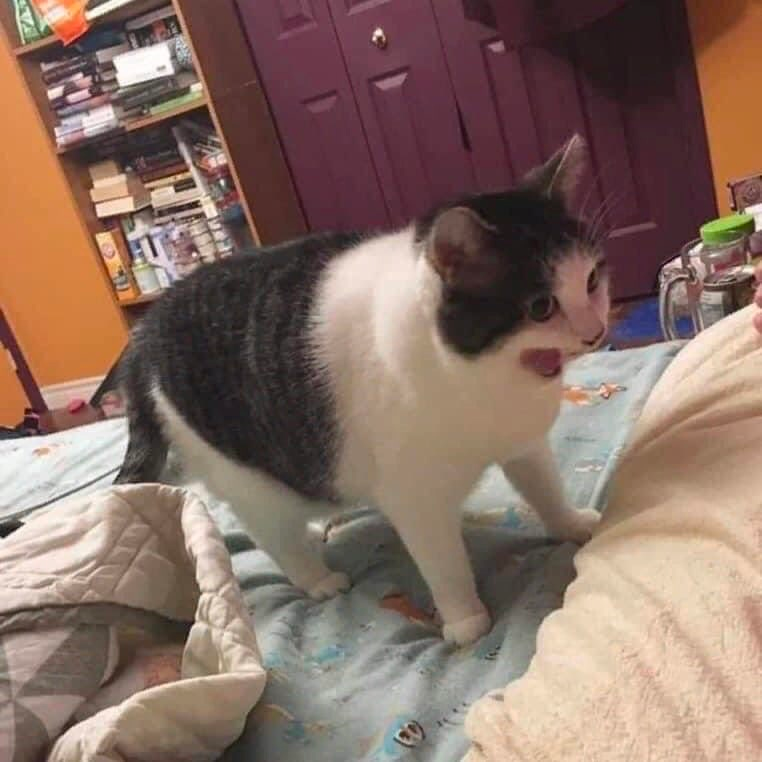
#> input picture samples/img.png, 762 x 762 px
$ python low_pass_filter.py ../samples/img.png
#> lines starting #> are read from the running program, lines starting #| are printed output that depends on the picture; after the words box and inside, x2 and y2 are one past the last pixel; in counts of white or black regions, pixels touching at a corner belong together
import sys

import cv2
import numpy as np

input_path = sys.argv[1]
img = cv2.imread(input_path)
#> img is the input picture: shape (762, 762, 3); mean B, G, R 100.3, 111.5, 136.4

dft = np.fft.fft2(img, axes=(0, 1))
dft_shift = np.fft.fftshift(dft)
radius = 64
mask = np.zeros_like(img)
mask = cv2.GaussianBlur(mask, (19, 19), 0)
cy = mask.shape[0] // 2
#> cy = 381
cx = mask.shape[1] // 2
#> cx = 381
cv2.circle(mask, (cx, cy), radius, (255, 255, 255), -1)[0]
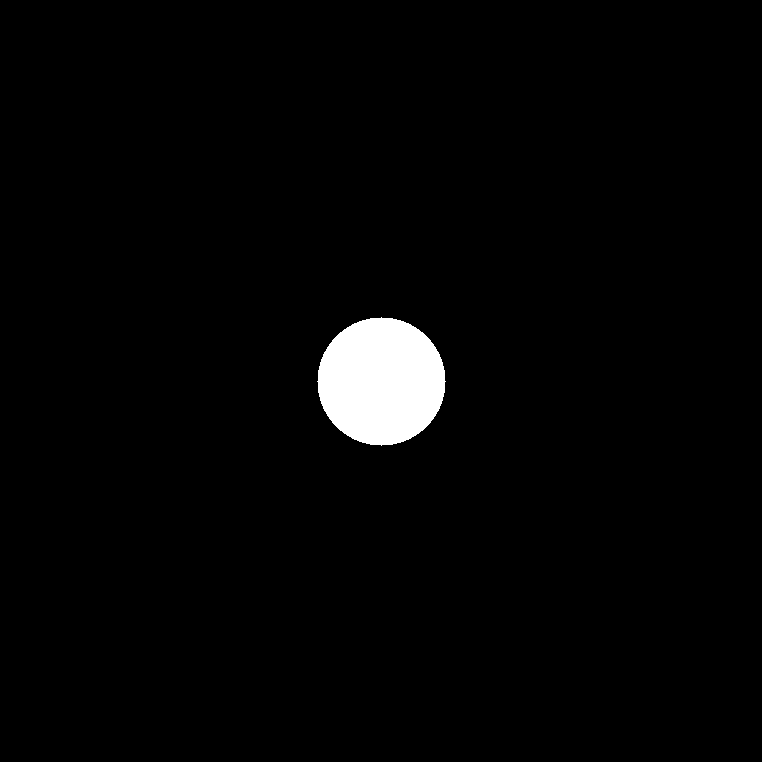
#> mask: shape (762, 762, 3); 2.2% white; 1 white region, box (x1, y1, x2, y2) and area: (317, 317, 446, 446) 12853
dft_shift_masked = np.multiply(dft_shift, mask) / 255
back_shift_masked = np.fft.ifftshift(dft_shift_masked)
img_filtered = np.fft.ifft2(back_shift_masked, axes=(0, 1))
result = np.abs(img_filtered).clip(0, 255).astype(np.uint8)
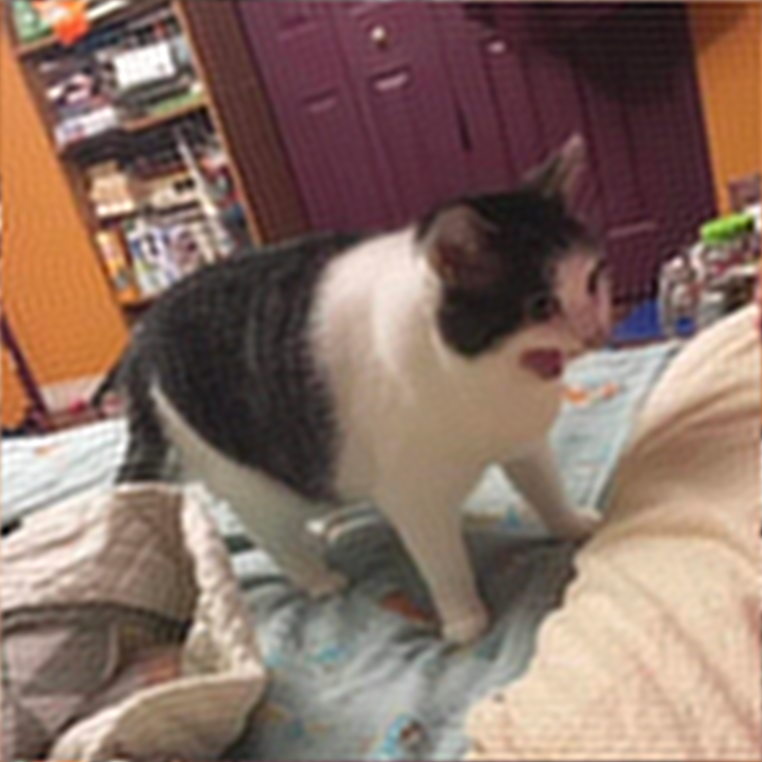
#> result: shape (762, 762, 3); mean of channels 0, 1, 2 99.8, 111, 135.9; drawn as B, G, R

cv2.imshow("Low pass filter", result)
cv2.waitKey()
